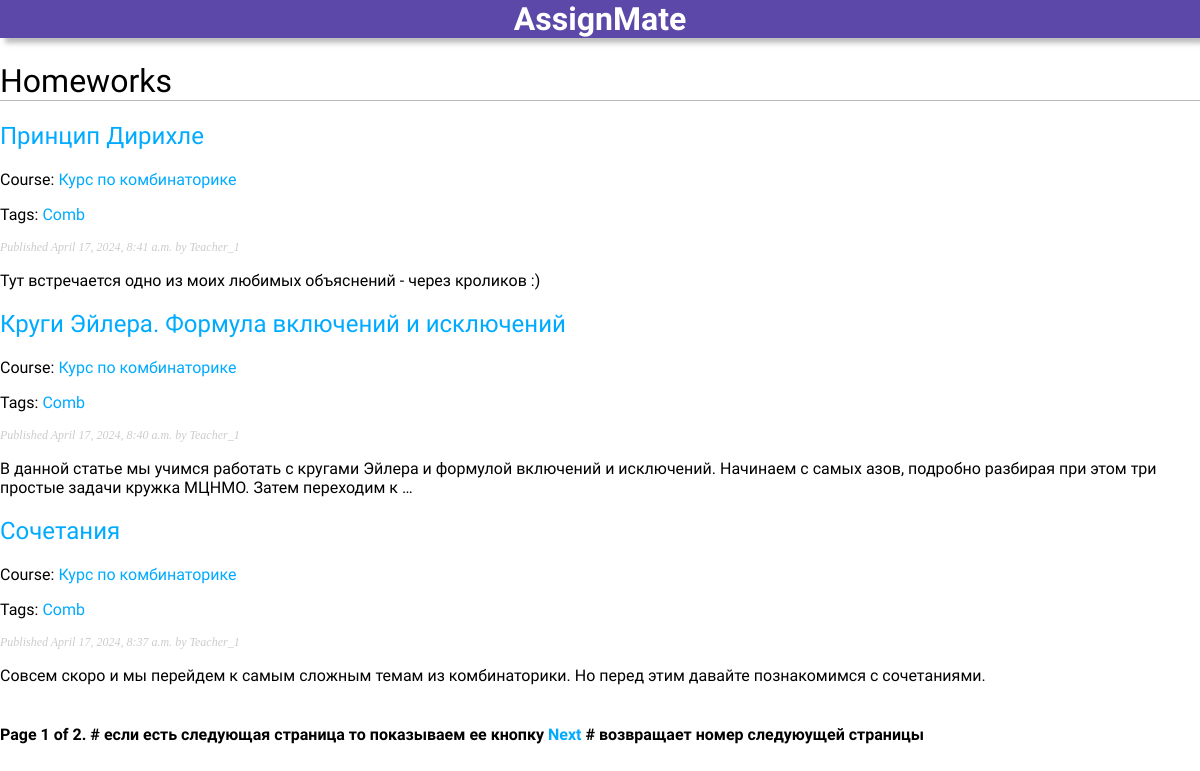
Screenshot of /homeworks/ (signed in) with the database file from the repository.
### assign/models.py (models this page shows, shortened)
class Homework(models.Model):
    class Status(models.TextChoices):
        DRAFT = 'DF', 'Draft'
        PUBLISHED = 'PB', 'Published'
    title = models.CharField(max_length=250)
    slug = models.SlugField(max_length=250,
                            unique_for_date='publish')
    author = models.ForeignKey(User,
                               on_delete=models.CASCADE,
                               limit_choices_to={'profile__role': 'teacher'},
                               related_name='assign_homeworks')
    course = models.ForeignKey(Course, on_delete=models.CASCADE, related_name='homeworks', null=True, blank=True)
    body = models.TextField()
    pdf = models.FileField(upload_to=upload_to, null=True, blank=True)
    publish = models.DateTimeField(default=timezone.now)  # поле дата публикации
    created = models.DateTimeField(auto_now_add=True)  # поле дата создания
    updated = models.DateTimeField(auto_now=True)  # поле дата изменения
    status = models.CharField(max_length=2,
                              choices=Status.choices,
                              default=Status.PUBLISHED)
    tags = TaggableManager()
    objects = models.Manager() # менеджер, применяемый по умолчанию
    published = PublishedManager() # конкретно-прикладной менеджер
    class Meta: #класс определяет метаданные модели.
        ordering = ['-publish'] #сортировка
        indexes = [
            models.Index(fields=['-publish']), #индексация
        ]
    def get_absolute_url(self):
        return reverse('assign:homework_detail',
                       args=[self.publish.year,
                             self.publish.month,
                             self.publish.day,
                             self.slug])

class Course(models.Model):
    class Status(models.TextChoices):
        DRAFT = 'DF', 'Draft'
        PUBLISHED = 'PB', 'Published'
    title = models.CharField(max_length=250)
    slug = models.SlugField(max_length=250,
                            unique_for_month="publish")
    creator = models.ForeignKey(
        User,
        on_delete=models.CASCADE,
        related_name='created_courses',  # Уникальное имя для обратной связи
        limit_choices_to={'profile__role': 'teacher'},
        null=True,
        blank=True
    )
    publish = models.DateTimeField(default=timezone.now)  # поле дата публикации
    status = models.CharField(max_length=2,
                              choices=Status.choices,
                              default=Status.DRAFT)
    class Meta:  # класс определяет метаданные модели.
        ordering = ['-publish']  # сортировка
        indexes = [
            models.Index(fields=['-publish']),  # индексация
        ]

### assign/views.py (the view)
# urls.py: path('homeworks/', views.homework_list, name='homework_list'),
def homework_list(request, tag_slug=None):
    if is_teacher(request.user):
        homework_list = Homework.objects.filter(author=request.user)
    else:
        enrolled_courses = Course.objects.filter(enrollments__student=request.user)
        homework_list = Homework.objects.filter(course__in=enrolled_courses)
    tag = None
    if tag_slug:
        tag = get_object_or_404(Tag, slug=tag_slug)
        homework_list = homework_list.filter(tags__in=[tag])
    paginator = Paginator(homework_list, 3)  # постраничная разбивка
    page_number = request.GET.get('page')
    try:
        homeworks = paginator.page(page_number)
    except PageNotAnInteger:
        homeworks = paginator.page(1)
    except EmptyPage:
        homeworks = paginator.page(paginator.num_pages)
    return render(request, 'assign/homework/list.html', {'page': page_number, 'homeworks': homeworks, 'tag': tag})

### assign/templatetags/assign_tags.py (called while the page is built)
@register.filter(name='markdown')
def markdown_format(text):
    return mark_safe(markdown.markdown(text))

### assign/views.py (called while the page is built)
def is_teacher(user):
    return hasattr(user, 'profile') and user.profile.role == 'teacher'

### templates/assign/homework/list.html (shortened to what this page needs)
{% extends "assign/base.html" %}
{% load assign_tags %}
{% block content %}
<h1>Homeworks</h1>
{% for homework in homeworks %}
    <h2>
       <a href="{{ homework.get_absolute_url }}">
           {{ homework.title }}</a>
    </h2>
    <p>Course: <a href="{% url 'assign:course_detail' pk=homework.course.id %}">{{ homework.course.title }}</a></p>
    <p class="tags">
        Tags:
        {% for tag in homework.tags.all %}
            <a href="{% url 'assign:homework_list_by_tag' tag.slug %}">
                {{ tag.name }}
            </a>
        {% endfor %}
    </p>
    <p class="date">
        Published {{ homework.publish }} by {{ homework.author }}
    </p>
    {{ homework.body|markdown|truncatewords_html:30 }}
{% endfor %}
{% include "pagination.html" with page=homeworks %}
{% endblock %}

### assign/static/css/styles.css (style rules this page uses)
body { margin: 0; padding: 0; font-family: "Raleway"; }
a { color: #00abff; text-decoration: none; }
h1 { font-weight: normal; border-bottom: 1px solid #bbb; }
h2 { font-weight: normal; }
p.date { color: #ccc; font-family: georgia, serif; font-size: 12px; font-style: italic; }

### rows the page displays
Homework: title "Принцип Дирихле", course "Курс по комбинаторике", publish "April 17, 2024, 8:41 a.m.", author "Teacher_1", body "Тут встречается одно из моих любимых объяснений - через кроликов :)"
Tag: name "Comb"
Homework: title "Круги Эйлера. Формула включений и исключений", course "Курс по комбинаторике", publish "April 17, 2024, 8:40 a.m.", author "Teacher_1", body "В данной статье мы учимся работать с кругами Эйлера и формулой включений и исключений. Начинаем с самых азов, подробно разбирая при этом три простые задачи кружка МЦНМО. Затем переходим к …"
Homework: title "Сочетания", course "Курс по комбинаторике", publish "April 17, 2024, 8:37 a.m.", author "Teacher_1", body "Совсем скоро и мы перейдем к самым сложным темам из комбинаторики. Но перед этим давайте познакомимся с сочетаниями."

### other values shown
{{ page.number }} "1"
{{ page.paginator.num_pages }} "2"
